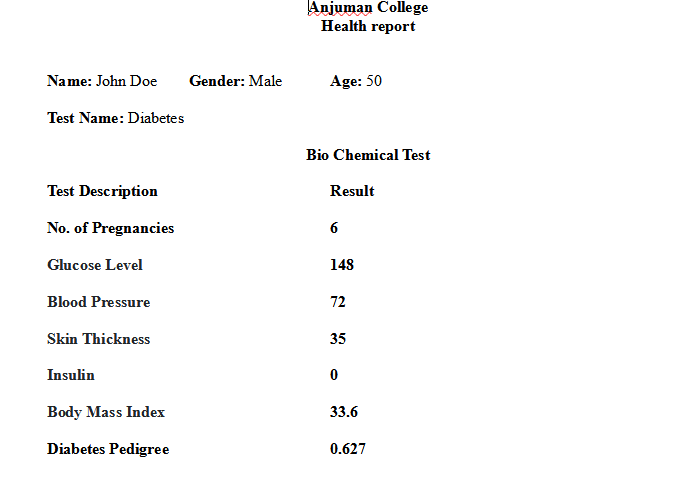
#> input picture diab_test.png, 692 x 487 px
$ jupyter execute --allow-errors test2.ipynb
#> lines starting #> are read from the running program, lines starting #| are printed output that depends on the picture; after the words box and inside, x2 and y2 are one past the last pixel; in counts of white or black regions, pixels touching at a corner belong together
[cell 1]
import matplotlib.pyplot as plt

[cell 2]
import cv2 as cv

[cell 3]
import numpy as np

[cell 4]
import pandas as pd

[cell 5]
df = pd.read_csv('vis_box1.csv')
#> (reads vis_box1.csv from the repository)

[cell 6]
df

[cell 7]
img = cv.imread('diab_test.png')
#> img is the input picture: shape (487, 692, 3); mean B, G, R 250, 250, 250

[cell 8]
plt.imshow(img)
plt.plot

[cell 9]
for i in range(len(df)):
    x1 = df.X1.iloc[i]
    x2 =df.X2.iloc[i]
    y1 = df.Y1.iloc[i]
    y2 = df.Y2.iloc[i]
    img = cv.rectangle(img, (x1,  y1), (x2, y2), (0, 255, 0), 2)
#> this loop made 215 passes
#> pass 1, `img = cv.rectangle(img, (x1,  y1), (x2, y2), (0, 255, 0), 2)`:
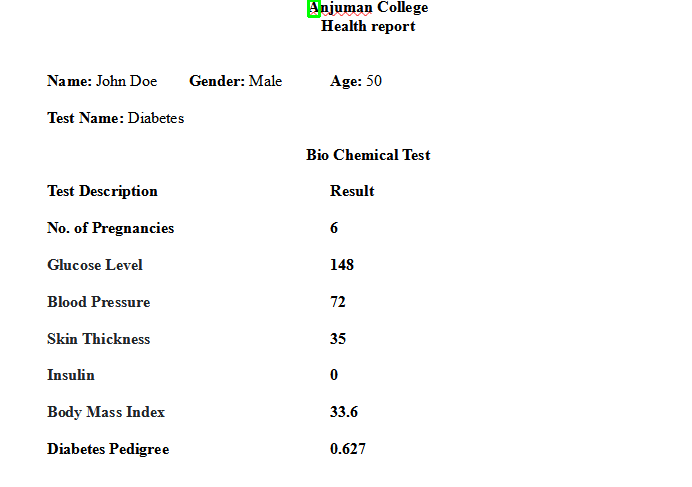
#> img: shape (487, 692, 3); 0.04% of pixels changed, all inside (x1, y1, x2, y2) = (307, 0, 321, 18)
#> after the loop:
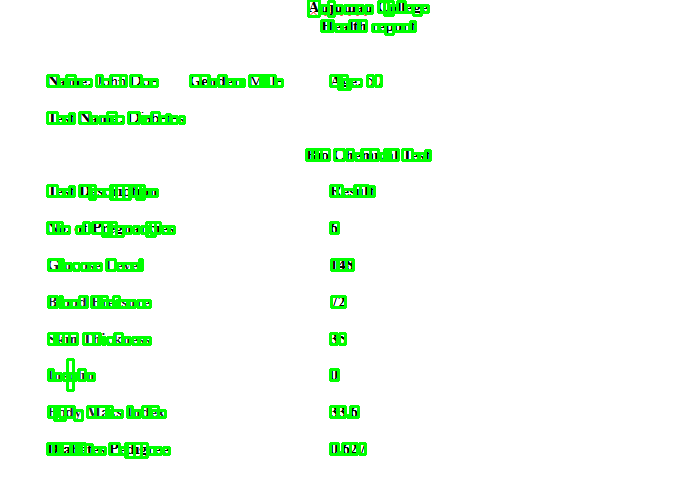
#> img: shape (487, 692, 3); mean B, G, R 240.2, 253.3, 240.1

[cell 10]
plt.imshow(img)
plt.show

[cell 11]
cv.imwrite("ref.png", img)
#> Out = True

[cell 12]
import pandas as pd
df = pd.read_csv('vis_box1.csv')

[cell 13]
import numpy as np

[cell 14]
df.head(20)

[cell 15]
df.tail(20)

[cell 16]
x1, x2 =[],[]
y1, y2 =[],[]

[cell 17]
ax1,ax2,ay1,ay2 = [],[],[],[]

[cell 18]
def filtering(x1,y1,x2,y2):
    x1 = np.array(x1)
    y1 = np.array(y1)
    x2 = np.array(x2)
    y2 = np.array(y2)
    try:
        print(x1.min(),y2.min(),x2.max(),y1.max())
        ax1.append(x1.min())
        ay1.append(y2.min())
        ax2.append(x2.max())
        ay2.append(y1.max())
    except ValueError:
        pass

[cell 19]
for i in range(len(df)):
    try:
        x = df.Y2.iloc[i]
        y = df.Y2.iloc[i+1]
        # print(x,y)
        if x > y-6 and y+6 > x:
            # print('positive')
            x1.append(df.X1.iloc[i])
            y1.append(df.Y1.iloc[i])
            x2.append(df.X2.iloc[i])
            y2.append(df.Y2.iloc[i])
        else:
            x1.append(df.X1.iloc[i])
            y1.append(df.Y1.iloc[i])
            x2.append(df.X2.iloc[i])
            y2.append(df.Y2.iloc[i])
            filtering(x1,y1,x2,y2)

            # print('negative')
            x1, x2 =[],[]
            y1, y2 =[],[]
    except Exception as e:
        x1.append(df.X1.iloc[i])
        y1.append(df.Y1.iloc[i])
        x2.append(df.X2.iloc[i])
        y2.append(df.Y2.iloc[i])
        filtering(x1,y1,x2,y2)
        print(e)

[cell 20]
print(len(ax1),len(ay1))

[cell 21]
print(x1,"\n",y1,"\n",y2,"\n",x2)

[cell 22]
import numpy as np

[cell 23]
x1 = np.array(x1)
y1 = np.array(y1)
x2 = np.array(x2)
y2 = np.array(y2)


# for i in range(len(x1)):
#     print(x1[i], y1[i], x2[i], y2[i])

[cell 24]
print(x1.min(),y1.min(),y2.max(),x2.max())

[cell 25]
import cv2 as cv

[cell 26]
import matplotlib.pyplot as plt

[cell 27]
img = cv.imread('diab_test.png')

[cell 28]
for i in range(len(ax1)):
    cv.rectangle(img, (ax1[i],  ay1[i]), (ax2[i], ay2[i]), (0, 255, 0), 2)
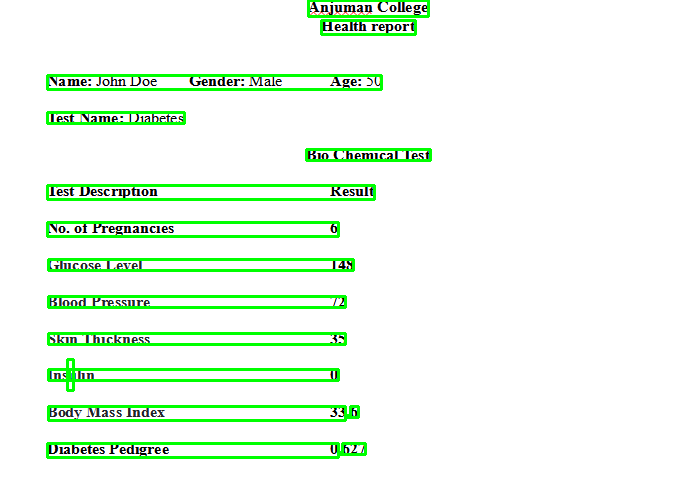
#> img: shape (487, 692, 3); 6.1% of pixels changed, all inside (x1, y1, x2, y2) = (46, 0, 432, 459)

#> (a cell that did not finish here is left out)

[cell 30]
cv.rectangle(img, (308,  1), (421, 16), (0, 255, 0), 2)
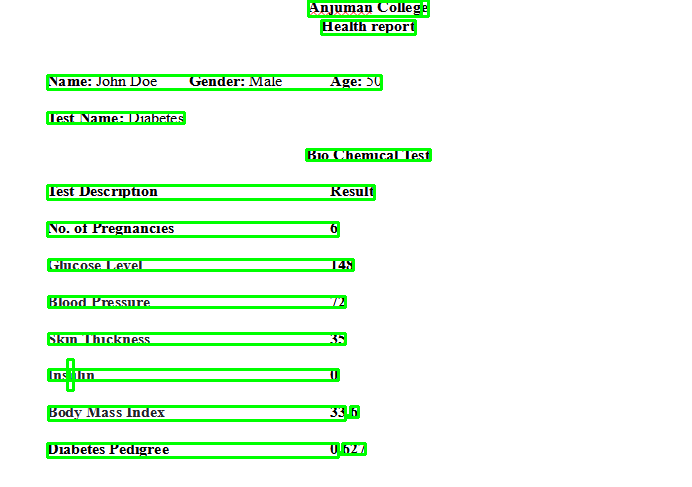
#> img: shape (487, 692, 3); 0.04% of pixels changed, all inside (x1, y1, x2, y2) = (310, 2, 423, 15)

[cell 31]
plt.imshow(img)
plt.plot()

[cell 32]
cv.imwrite("gen7.png", img)
#> Out = True

[cell 33]
i = 0
x_c1 = []
x_c2 = []
y_c1 = []
y_c2 = []
while i < len(df):
    l1 = df[df.Y2 == df.Y2[i]]
    print(i)
    x1 = l1.X1.min()
    y1 = l1.Y1.min()
    x2 = l1.X2.max()
    y2 = l1.Y2.max()
    x_c1.append(x1)
    y_c1.append(y1)
    x_c2.append(x2)
    y_c2.append(y2)
    i +=len(l1)
